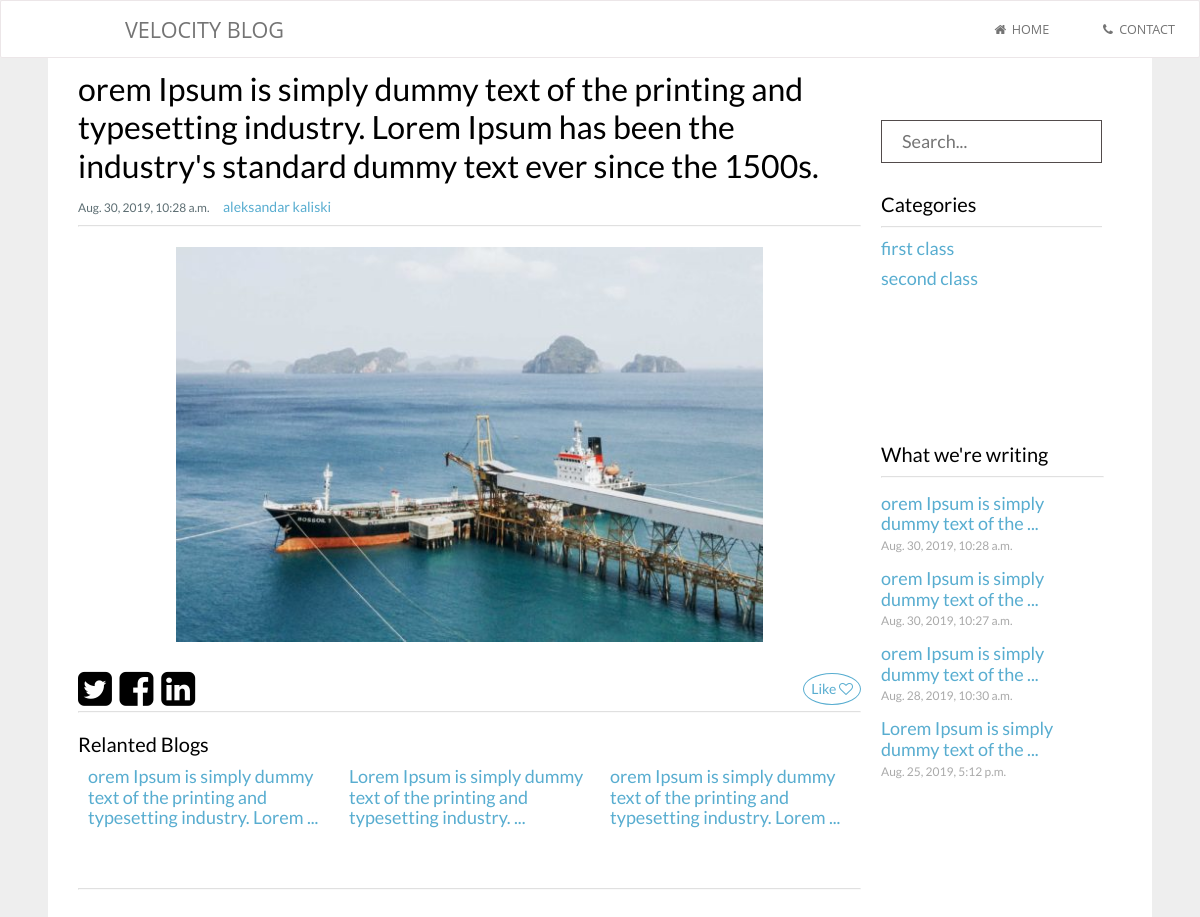
The page /blog/1/ on the database as committed earlier.
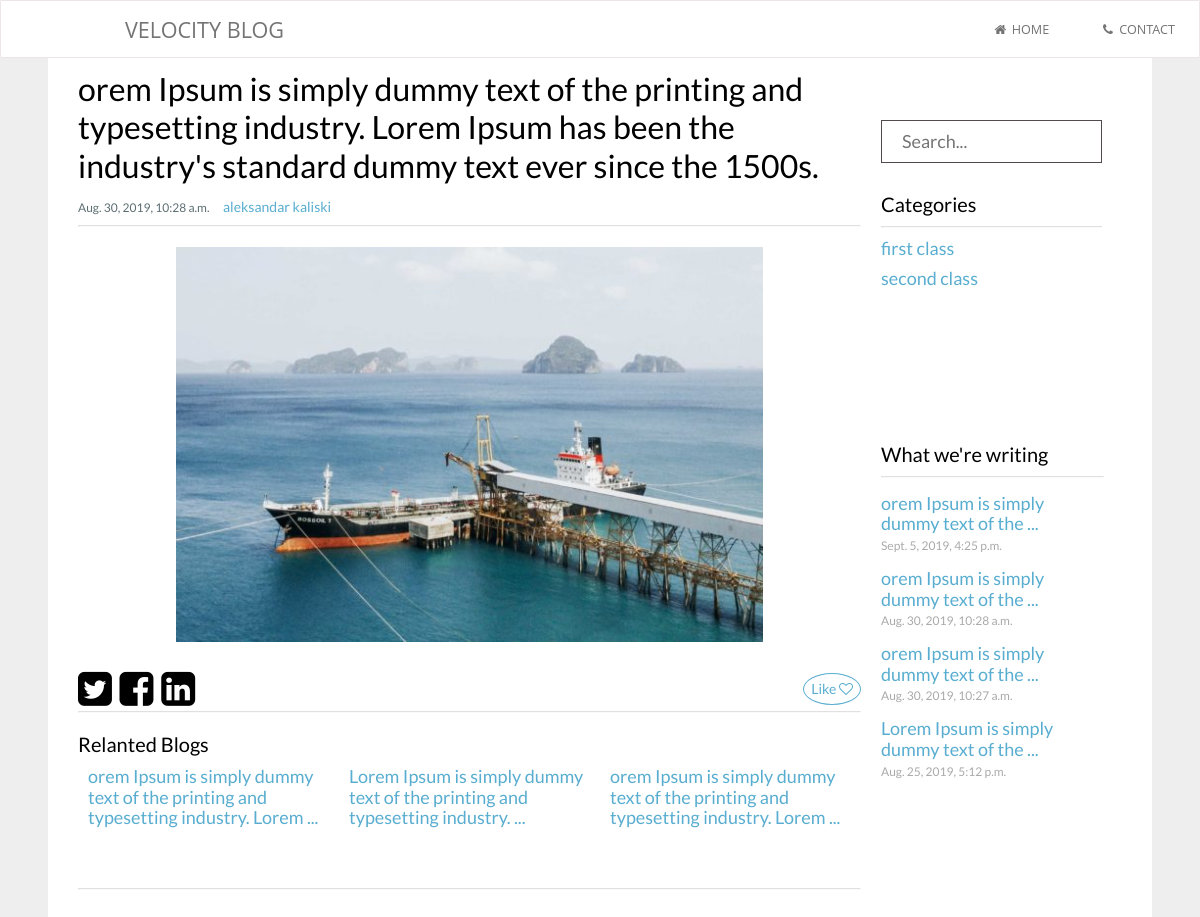
The same page on the database as committed later.
### blog/models.py (models this page shows, shortened)
class Blog(models.Model):
    title = models.CharField(max_length=255)
    content = tinymce_models.HTMLField()
    timestamp = models.DateTimeField(auto_now=True, auto_now_add=False)
    author = models.CharField(max_length=255)
    category = models.ForeignKey(Category, on_delete=models.CASCADE)
    visit = models.IntegerField()
    favorite = models.IntegerField()
    pic = models.ImageField(upload_to='static/upload_folder/',
                            default='static/upload_folder/None/no-img.jpg', max_length=250)
    is_active = models.BooleanField()

class Category(models.Model):
    name = models.CharField(max_length=255)
    description = models.TextField()
    is_active = models.BooleanField()

### blog/views.py (the view, shortened to what this page needs)
# urls.py: url(r'^(?P<id>\d+)/$', views.detail, name='detail'),
def detail(request, id=None):
    blog = get_object_or_404(Blog, id=id)
    from difflib import SequenceMatcher
    vec = [[b.id, SequenceMatcher(None, blog.title, b.title).ratio(
    ), b.title] for b in Blog.objects.all() if blog.id != b.id]
    related_blogs = sorted(vec, key=lambda x: x[0])[-3:]
    latest_blogs = Blog.objects.order_by('-timestamp')[:5]
    categories = Category.objects.all()
    context = {
        'blog': blog,
        'categories': categories,
        'related_blogs': related_blogs,
        'latest_blogs': latest_blogs
    }
    return render(request, 'detail.html', context)

### blog/templates/detail.html (shortened to what this page needs)
{% extends 'base.html' %}
{% load static %}
{% block content %}
<link rel="stylesheet" href="{% static 'blog/detail.css' %}"/>
<main class="transaction-page">
    {% include 'menu.html' %}
    <section class="inner-wrap">
        <div class="page-container">
          <div class="container main-content">
            <h3>{{blog.title}}</h3>
            <div class="blog-info">
              <span class="timestamp">{{blog.timestamp}}</span>
              <span style="margin: 0 10px; font-size: 14px; color: #58add0;"> {{blog.author}}</span>
            </div>
            <hr class="divider">
            <div style="margin: 20px auto; width: 75%; max-height: 400px; overflow: hidden">
              <img src="/{{blog.pic}}"/>
            </div>
            <div class="social">
              <a href=""><i class="fa fa-twitter-square" aria-hidden="true"></i></a>
              <a href=""><i class="fa fa-facebook-square" aria-hidden="true"></i></a>
              <a href=""><i class="fa fa-linkedin-square" aria-hidden="true"></i></a>
              <a href="#" data-id='{{blog.id}}' class="like-btn unlike">Like <i class="fa fa-heart-o" aria-hidden="true"></i></a>
            </div>
            <hr class="divider">
            <h5 style="margin-top: 20px;">Relanted Blogs</h5>
            <div class="related">
                {% for rb in related_blogs %}
                  <div class="col-4 related-blog">
                    <a class="link" href="/blog/{{rb.0}}" title="{{rb.2}}">{{rb.2}}</a>
                  </div>
                {% endfor %}
            </div>
            <hr class="divider" style="margin-top: 50px;">
          </div>
          <div class="container side-content">
            <div class="search-field">
              <form action="{% url 'blogs' %}" method="post" class="sampling_form" style="padding: 20px 0; min-width: auto;">
                <div class="control-group" style="width: 100%;">
                    <div class="controls" style="width: 100%;">
                        <input type="text" name="searchKey" placeholder="Search...">
                    </div>
                </div>
              </form>
            </div>
            <div class="categories">
              <h5>Categories</h5>
              <hr  class="divider" style="margin: 10px 0;"/>
              <ul>
                {% for category in categories %}
                  <li><a class="link" href="/blog/category/{{category.id}}">{{ category.name }}</a></li>
                {% endfor %}
              </ul>
            </div>
            <div class="writings">
              <h5>What we're writing</h5>
              <hr  class="divider" style="margin: 10px 0;"/>
              <div class="latest-blogs">
                {% for blog in latest_blogs %}
                  <div class="latest-blog-item">
                    <p href="/blog/{{blog.id}}" id="{{blog.id}}" class="link">{{blog.title}}</p>
                    <p class="timestamp">{{blog.timestamp}}</p>
                  </div>
                {% endfor %}
              </div>
          </div>
        </div>
    </section>
</main>
{% endblock content %}

### templates/base.html (shortened to what this page needs)
{% load static %}
<!DOCTYPE html>
<html>
    <head>
        <link rel="stylesheet" href="https://use.fontawesome.com/releases/v5.8.2/css/all.css">
        <link rel="stylesheet" href="{% static 'css/normalize.css' %}">
        <link rel="stylesheet" href="{% static 'css/style.css' %}"/>
        <link rel="stylesheet" href="https://maxcdn.bootstrapcdn.com/font-awesome/4.6.1/css/font-awesome.min.css"/>
    </head>
    <body>
    {% block content %}{% endblock content %}
    </body>
</html>

### blog/templates/menu.html (shortened to what this page needs)
<div id="cssmenu">
  <ul>
    <li id="header-tab"><a href="/blog">Velocity Blog</a></li>
    <li class="active"><a href="/blog"><span><i class="fa fa-fw fa-home"></i> Home</span></a></li>
    <li><a href="/blog/contact"><span><i class="fa fa-fw fa-phone"></i> Contact</span></a></li>
  </ul>
</div>

### static/css/style.css (style rules this page uses)
.inner-wrap { position: relative; width: 100%; min-height: 100vh; overflow-x: hidden; }
@media screen and (min-height: 740px) { .inner-wrap { overflow: hidden; } }
.transaction-page .inner-wrap, .cycle-page .inner-wrap { display: -webkit-box; display: -ms-flexbox; display: flex; }
.sampling_form input, .sampling_form textarea, .sampling_form .radio { display: block; width: 100%; padding: 10px 20px; border: 1px solid #524b4b; }
.sampling_form { position: relative; z-index: 2; min-width: 320px; width: 100%; padding: 20px; display: -webkit-box; display: -ms-flexbox; display: flex; -webkit-box-align: center; -ms-flex-align: center; align-items: center; -webkit-box-orient: vertical; -webkit-box-direction: normal; -ms-flex-direction: column; flex-direction: column; -webkit-transition: 0.2s 0s; transition: 0.2s 0s; }
.sampling_form .control-group { display: flex; padding: 10px 0px; }
.sampling_form .controls { width: 75%; }

### static/blog/detail.css (style rules this page uses)
main { background: #eee; }
.page-container { display: flex; background: #fff; padding: 0 30px; margin: 0 auto; }
.inner-wrap { width: 92%; margin: auto; background: #eee; }
.container { max-width: 100% !important; padding: 0 !important; margin: auto !important; }
.main-content { display: flex; flex-wrap: wrap; height: 100%; width: 75%; justify-content: space-between; padding: 50px 0px !important; }
.side-content { width: 25%; margin-top: 70px !important; padding: 20px !important; }
.main-content > h3 { padding-top: 20px; font-size: 32px; line-height: 1.2; }
.main-content > .blog-info { width: 100%; height: 20px; margin: 0; margin: 10px 0px !important; }
.main-content > .blog-info > span { color: #5d6e73; }
.social { width: 100%; font-size: 2.2rem; }
.divider { width: 100%; border-color: rgba(239, 239, 239, 0.3); }
.related { margin: 10px 0; display: flex; }
.related > .related-blog { margin: 0 10px; }
.like-btn { float: right; position: relative; top: 8px; font-size: 14px; color: #58add0; border: 1px solid #58add0; padding: 7px; border-radius: 50%; }
.link { color: #58add0; }
.timestamp { font-size: 12px; color: #aaa; }
.categories { min-height: 250px; max-height: 400px; overflow: hidden; }
.categories li { margin: 10px 0; }
.latest-blog-item { margin: 15px 0; }
.latest-blog-item > .link { margin: 5px 0; }

### static/css/grid.css (style rules this page uses)
* { -webkit-box-sizing: border-box; box-sizing: border-box; margin: 0; padding: 0; }
html, body { min-width: 320px; font-family: "Lato", sans-serif; color: #000; font-size: 16px; position: relative; }
@media screen and (min-width: 640px) { html, body { font-size: 18px; } }
h1, h2, h3, h4, h5, h6, p, a, i, em, strong { font-style: normal; text-decoration: none; font-weight: normal; color: inherit; padding: 0; margin: 0; }
h3 { font-size: 24px; }
h5 { font-size: 20px; }
a { cursor: pointer; -webkit-transition: all 0.3s ease; transition: all 0.3s ease; }
ul { list-style: none; }
img { width: 100%; height: auto; }
input, textarea, button { outline: none; font-family: "Lato", sans-serif; border: none; }
.container { width: 100%; margin: 0 auto; padding: 22px; }
@media screen and (min-width: 640px) { .container { max-width: 90%; padding: 20px; } }
.col-4 { width: calc(33.33333% - 0px); }

### blog/templates/menu.html (style rules this page uses)
#cssmenu { font-family: "Open Sans", "Helvetica Neue", Helvetica, Arial, Sans-Serif; font-size: 10px; line-height: 33px; text-transform: uppercase; text-align: left; z-index: 9999; position: fixed; left: 0; top: 0; width: 100%; }
#cssmenu > ul { width: auto; list-style-type: none; text-align: right; padding: 0; margin: 0; background: #ffffff; border: 1px solid #ece6e8; -webkit-border-radius: 2px; -moz-border-radius: 2px; -o-border-radius: 2px; border-radius: 2px; }
#cssmenu > ul li#header-tab { float: left; font-size: 1.2rem; margin-left: 100px; }
#cssmenu > ul li { display: inline-block; *display: inline; zoom: 1; font-size: 0.7rem; }
#cssmenu > ul li a { display: block; padding: 12px 24px 11px 24px; text-decoration: none; color: #747474; text-shadow: 0px 1px 0px #fff; }

Rows that differ between the two databases and show on the page:
changed Blog: timestamp "Aug. 28, 2019, 10:30 a.m." → "Sept. 5, 2019, 4:25 p.m."; moves up the list
